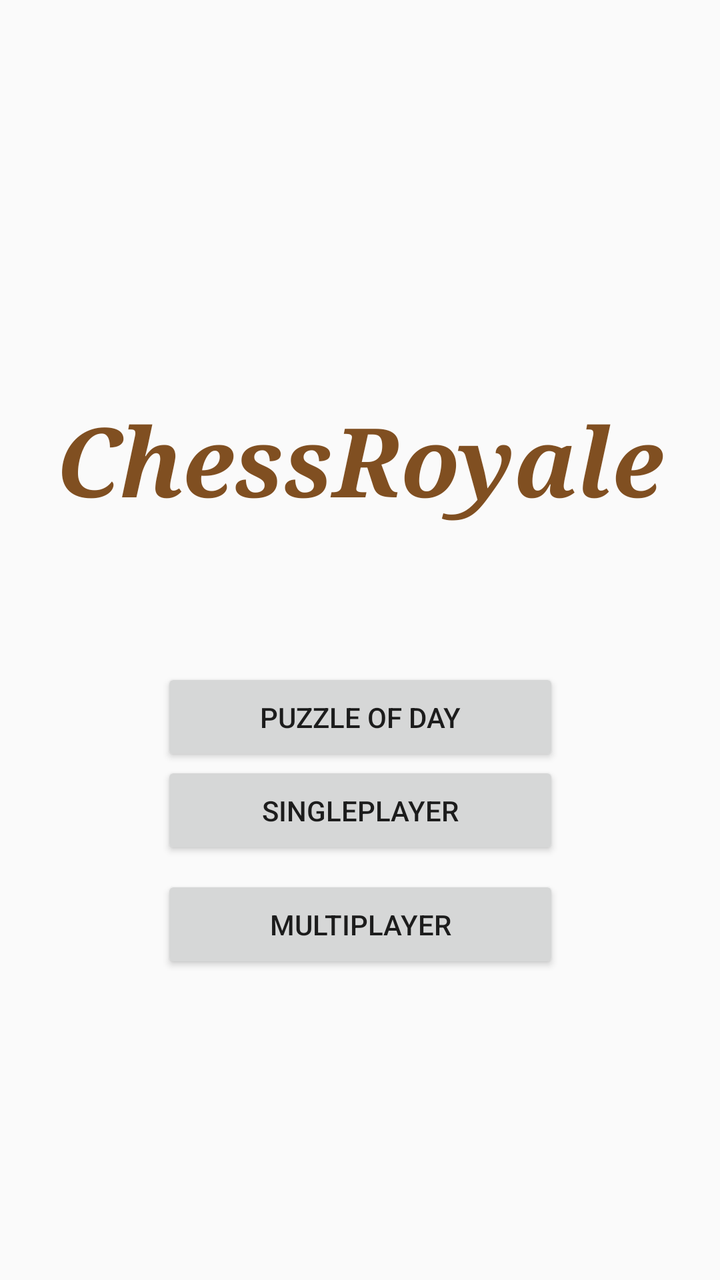
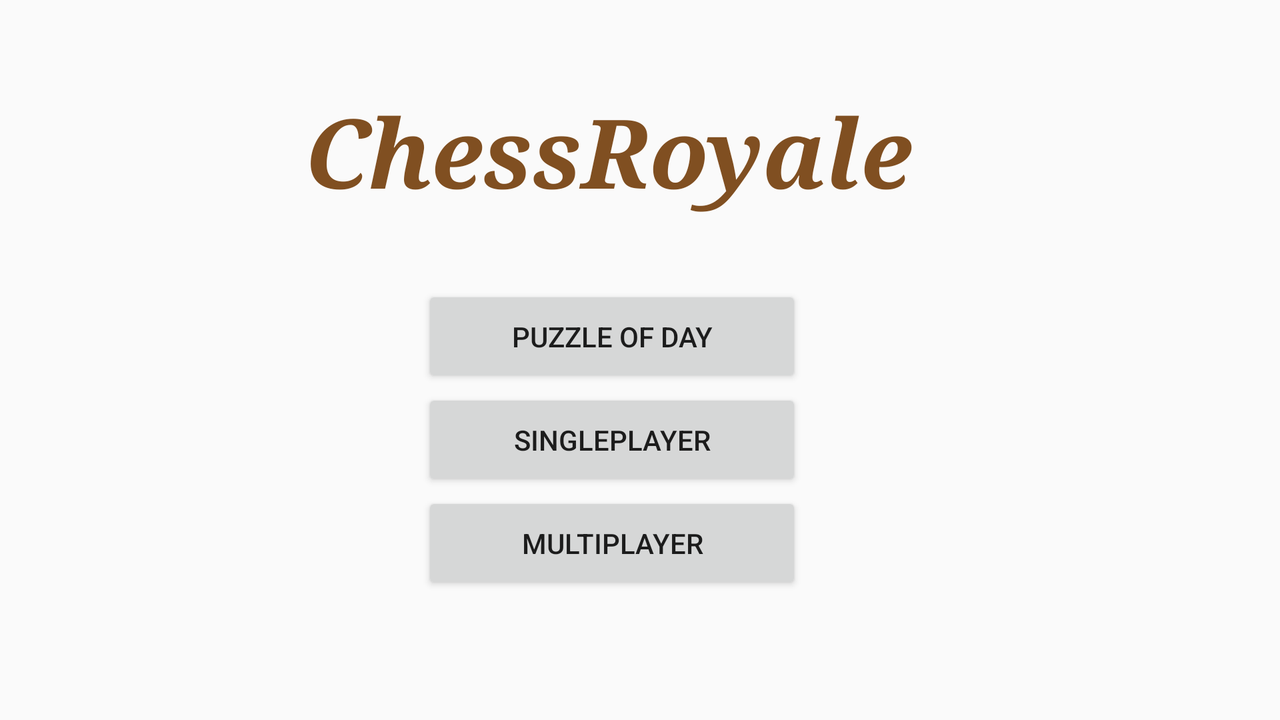

Compare how this app lays out the same screen by default and in its alternative resource folder. The renders come first, then the two layout files and the values they reference.
<!-- AndroidManifest.xml: application theme Theme.AppCompat.Light.DarkActionBar -->
<!-- res/layout/activity_main.xml -->
<?xml version="1.0" encoding="utf-8"?>
<androidx.constraintlayout.widget.ConstraintLayout xmlns:android="http://schemas.android.com/apk/res/android"
    xmlns:app="http://schemas.android.com/apk/res-auto"
    xmlns:tools="http://schemas.android.com/tools"
    android:layout_width="match_parent"
    android:layout_height="match_parent"
    tools:context=".MainActivity">

    <TextView
        android:id="@+id/nameGame"
        android:layout_width="320dp"
        android:layout_height="64dp"
        android:fontFamily="serif"
        android:text="@string/chessroyale"
        android:textAlignment="center"
        android:textColor="@color/chess_board_black"
        android:textSize="48sp"
        android:textStyle="bold|italic"
        app:layout_constraintBottom_toBottomOf="parent"
        app:layout_constraintEnd_toEndOf="parent"
        app:layout_constraintHorizontal_bias="0.494"
        app:layout_constraintStart_toStartOf="parent"
        app:layout_constraintTop_toTopOf="parent"
        app:layout_constraintVertical_bias="0.343" />

    <Button
        android:id="@+id/puzzle_of_day_button"
        android:layout_width="199dp"
        android:layout_height="49dp"
        android:layout_marginTop="36dp"
        android:text="@string/puzzle_of_day_button_text"
        app:layout_constraintBottom_toBottomOf="parent"
        app:layout_constraintEnd_toEndOf="parent"
        app:layout_constraintStart_toStartOf="parent"
        app:layout_constraintTop_toBottomOf="@+id/nameGame"
        app:layout_constraintVertical_bias="0.124" />

    <Button
        android:id="@+id/multiplayer_button"
        android:layout_width="199dp"
        android:layout_height="49dp"
        android:layout_marginTop="8dp"
        android:text="@string/multiplayer"
        app:layout_constraintBottom_toBottomOf="parent"
        app:layout_constraintEnd_toEndOf="parent"
        app:layout_constraintStart_toStartOf="parent"
        app:layout_constraintTop_toBottomOf="@+id/singleplayer_button"
        app:layout_constraintVertical_bias="0.0"
        tools:text="Multiplayer" />

    <Button
        android:id="@+id/singleplayer_button"
        android:layout_width="199dp"
        android:layout_height="49dp"
        android:layout_marginTop="36dp"
        android:text="@string/singleplayer"
        app:layout_constraintBottom_toBottomOf="parent"
        app:layout_constraintEnd_toEndOf="parent"
        app:layout_constraintStart_toStartOf="parent"
        app:layout_constraintTop_toBottomOf="@+id/nameGame"
        app:layout_constraintVertical_bias="0.283" />

</androidx.constraintlayout.widget.ConstraintLayout>
<!-- resources referenced by this layout -->
<resources>
  <color name="chess_board_black">#FF804F21</color>
  <string name="chessroyale" translatable="false">ChessRoyale</string>
  <string name="multiplayer">Multiplayer</string>
  <string name="puzzle_of_day_button_text">Puzzle Of Day</string>
  <string name="singleplayer">Singleplayer</string>
</resources>
<!-- res/layout-land/activity_main.xml (the repository's variant of the layout above) -->
<!-- drawn on the phone turned sideways -->
<?xml version="1.0" encoding="utf-8"?>
<androidx.constraintlayout.widget.ConstraintLayout xmlns:android="http://schemas.android.com/apk/res/android"
    xmlns:app="http://schemas.android.com/apk/res-auto"
    xmlns:tools="http://schemas.android.com/tools"
    android:layout_width="match_parent"
    android:layout_height="match_parent"
    tools:context=".MainActivity">

    <Button
        android:id="@+id/puzzle_of_day_button"
        android:layout_width="190dp"
        android:layout_height="51dp"
        android:text="@string/puzzle_of_day_button_text"
        app:layout_constraintBottom_toBottomOf="parent"
        app:layout_constraintEnd_toEndOf="parent"
        app:layout_constraintHorizontal_bias="0.469"
        app:layout_constraintStart_toStartOf="parent"
        app:layout_constraintTop_toBottomOf="@+id/nameGame"
        app:layout_constraintVertical_bias="0.175" />

    <TextView
        android:id="@+id/nameGame"
        android:layout_width="320dp"
        android:layout_height="64dp"
        android:fontFamily="serif"
        android:text="@string/chessroyale"
        android:textAlignment="center"
        android:textColor="@color/chess_board_black"
        android:textSize="48sp"
        android:textStyle="bold|italic"
        app:layout_constraintBottom_toBottomOf="parent"
        app:layout_constraintEnd_toEndOf="parent"
        app:layout_constraintHorizontal_bias="0.45"
        app:layout_constraintStart_toStartOf="parent"
        app:layout_constraintTop_toTopOf="parent"
        app:layout_constraintVertical_bias="0.146" />

    <Button
        android:id="@+id/singleplayer_button"
        android:layout_width="190dp"
        android:layout_height="51dp"
        android:text="@string/singleplayer"
        app:layout_constraintBottom_toBottomOf="parent"
        app:layout_constraintEnd_toEndOf="parent"
        app:layout_constraintHorizontal_bias="0.469"
        app:layout_constraintStart_toStartOf="parent"
        app:layout_constraintTop_toBottomOf="@+id/puzzle_of_day_button"
        app:layout_constraintVertical_bias="0.006" />

    <Button
        android:id="@+id/multiplayer_button"
        android:layout_width="190dp"
        android:layout_height="51dp"
        android:text="@string/multiplayer"
        app:layout_constraintBottom_toBottomOf="parent"
        app:layout_constraintEnd_toEndOf="parent"
        app:layout_constraintHorizontal_bias="0.469"
        app:layout_constraintStart_toStartOf="parent"
        app:layout_constraintTop_toBottomOf="@+id/singleplayer_button"
        app:layout_constraintVertical_bias="0.01"
        tools:text="Multiplayer" />
</androidx.constraintlayout.widget.ConstraintLayout>
